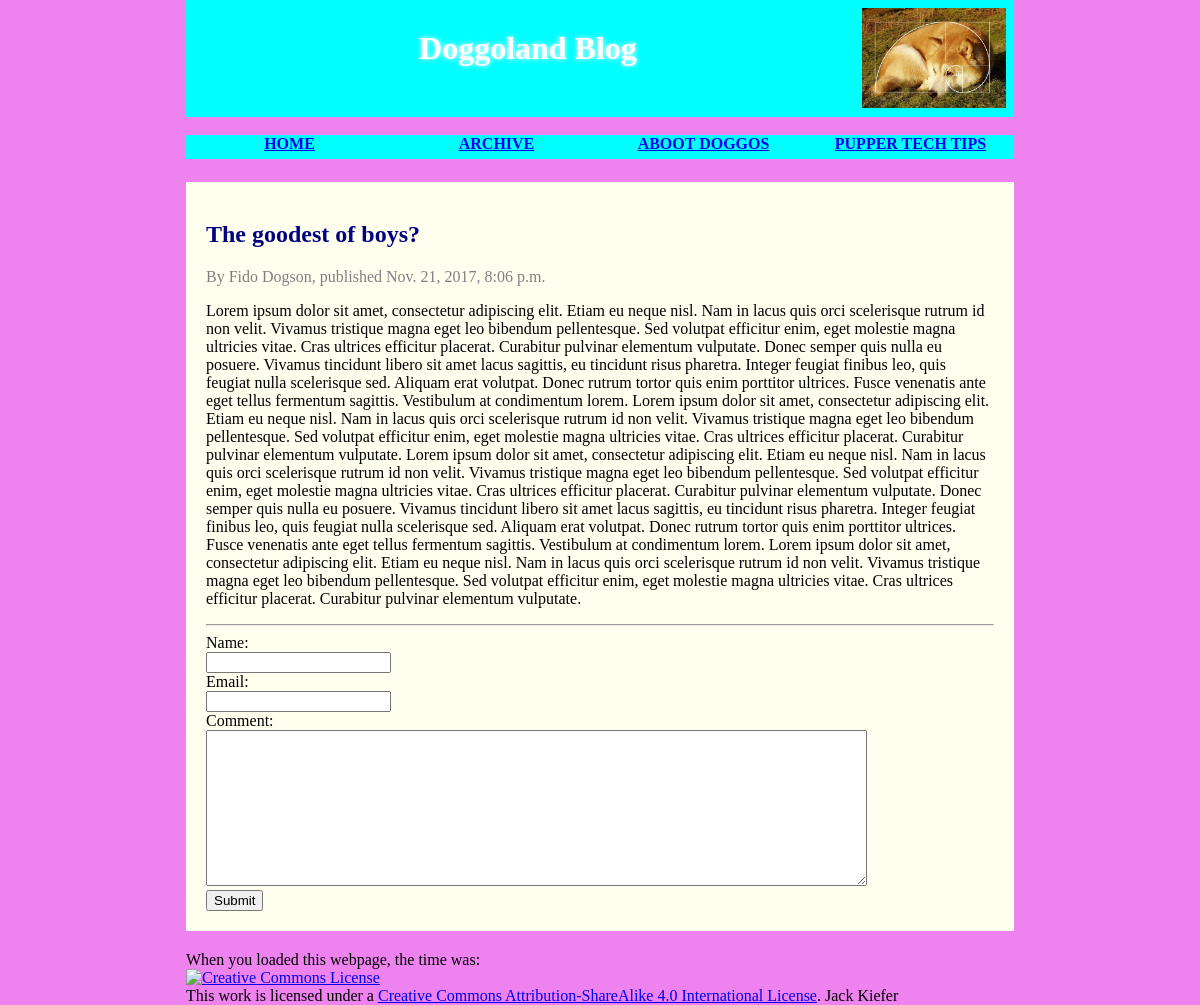
The page /blog/1/ on the database as committed earlier.
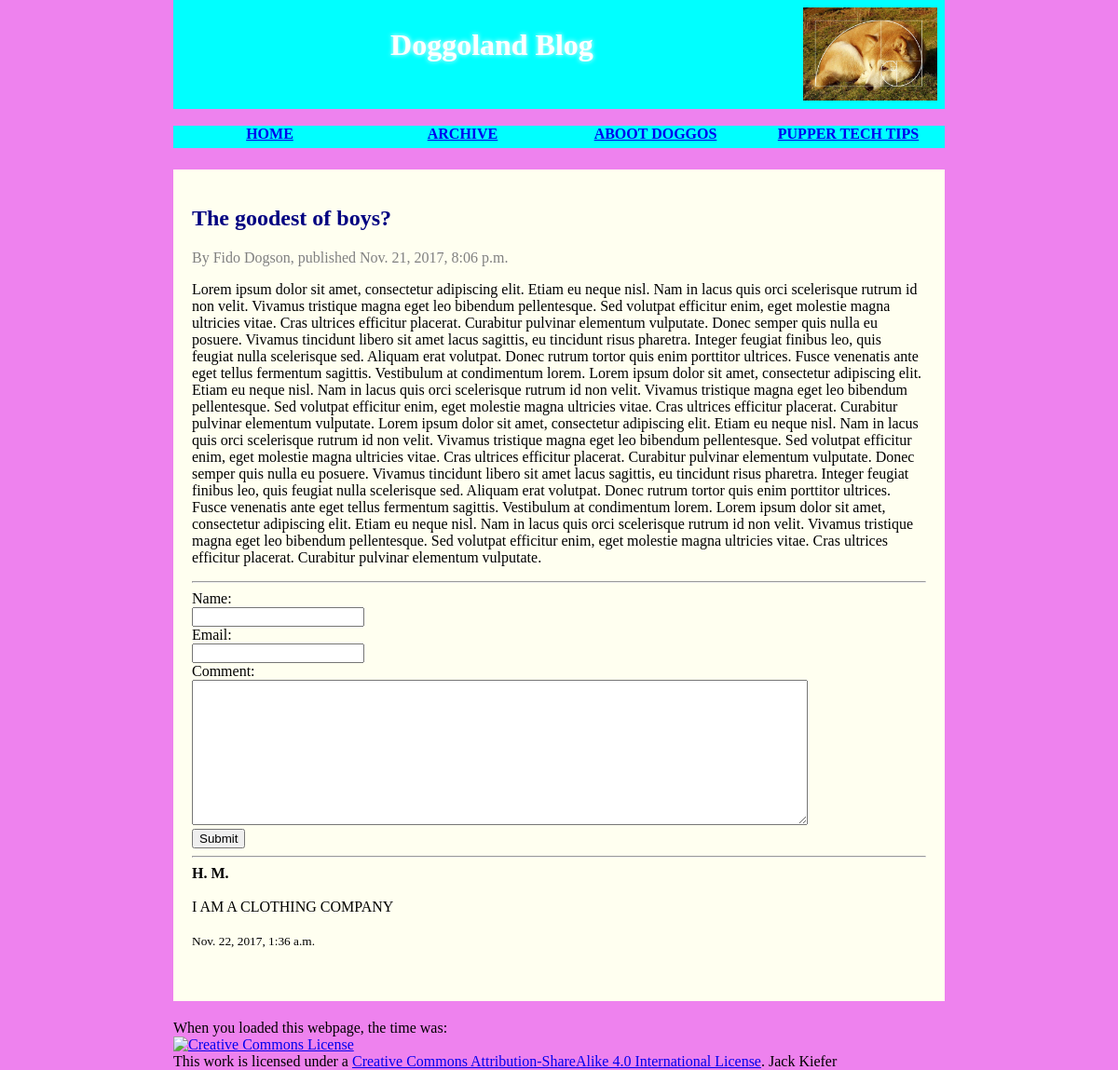
The same page on the database as committed later.
### blog/models.py (models this page shows, shortened)
class Comments(models.Model):
    blog = models.ForeignKey(Blog, on_delete=models.CASCADE)
    commenter_nickname = models.CharField(max_length=50)
    email = models.EmailField()
    content = models.TextField(max_length=1000)
    posted_date = models.DateTimeField('date commented')

### blog/views.py (the view)
# urls.py: url(r'^(?P<blog_id>[0-9]+)/$', views.detail, name='detail'),
def detail(request, blog_id):
    try:
        blog = Blog.objects.get(pk=blog_id)
    except Blog.DoesNotExist:
        raise Http404("Blog post does not exist")
    return render(request, 'blog/detail.html', {'blog': blog})

### blog/templates/blog/detail.html (shortened to what this page needs)
{% load static %}
<!DOCTYPE html>
<html lang="en">
    <head>
        <link rel="stylesheet" type="text/css" href="{% static 'blog/style.css' %}">
    </head>
    <body>
    <header>
        <h1> Doggoland Blog </h1>
        <img src="{% static 'blog/fibbonaci.jpg'%}" alt="f i b b o n a c i  b o y e" />
    </header>
    <nav>
      <ul>
        <li><a href="{% url 'blog:index' %}">Home</a></li>
        <li><a href="{% url 'blog:archive' %}">Archive</a></li>
        <li><a href="{% url 'blog:aboot' %}">Aboot doggos</a></li>
        <li><a href="{% url 'blog:tech' %}">Pupper Tech Tips</a></li>
      </ul>
    </nav>
    <main>
      <article>
<h2>{{ blog.title }}</h2>
<font color="gray">By {{ blog.author_name }}, published {{ blog.posted_date }}</font>
<p>{{ blog.content }}</p>
<hr>
<form action="{% url 'blog:comment' blog.id %}" method="post">
Name:</br>
<input type="text" name="nickname" /><br />
Email:</br>
<input type="email" name="email" /><br/>
Comment:</br>
<textarea name="commentbody" rows="10" cols="80"></textarea>
<br/>
<button type="submit">Submit</button>
</form>
{% for comment in blog.comments_set.all reversed %}
<hr>
<b>{{comment.commenter_nickname}}</b></br></br>
{{comment.content}}<br/></br>
<small>{{comment.posted_date}}</small></br></br></br>
{% endfor %}
      </article>
    </main>
    <footer>
    When you loaded this webpage, the time was: {{ curTime }}
    <br/>
    <a rel="license" href="http://creativecommons.org/licenses/by-sa/4.0/"><img alt="Creative Commons License" style="border-width:0" src="https://i.creativecommons.org/l/by-sa/4.0/88x31.png" /></a><br />This work is licensed under a <a rel="license" href="http://creativecommons.org/licenses/by-sa/4.0/">Creative Commons Attribution-ShareAlike 4.0 International License</a>. Jack Kiefer
    </footer>
   </body>
</html>

Rows that differ between the two databases and show on the page:
added Comments: commenter_nickname "H. M.", content "I AM A CLOTHING COMPANY", posted_date "Nov. 22, 2017, 1:36 a.m."
